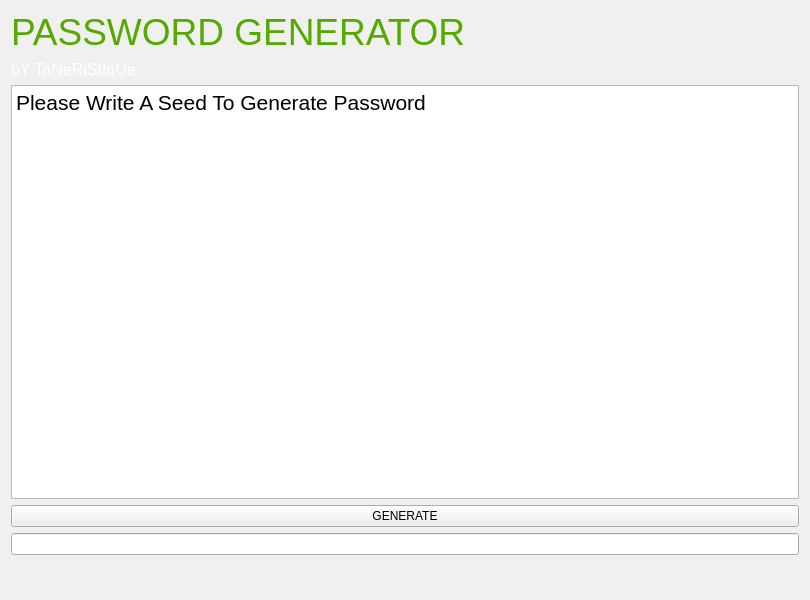
<?xml version="1.0" encoding="UTF-8"?>
<ui version="4.0">
 <class>Widget</class>
 <widget class="QWidget" name="Widget">
  <property name="geometry">
   <rect>
    <x>0</x>
    <y>0</y>
    <width>810</width>
    <height>600</height>
   </rect>
  </property>
  <property name="palette">
   <palette>
    <active>
     <colorrole role="WindowText">
      <brush brushstyle="SolidPattern">
       <color alpha="255">
        <red>255</red>
        <green>255</green>
        <blue>255</blue>
       </color>
      </brush>
     </colorrole>
     <colorrole role="Button">
      <brush brushstyle="SolidPattern">
       <color alpha="255">
        <red>255</red>
        <green>255</green>
        <blue>255</blue>
       </color>
      </brush>
     </colorrole>
     <colorrole role="Light">
      <brush brushstyle="SolidPattern">
       <color alpha="255">
        <red>255</red>
        <green>255</green>
        <blue>255</blue>
       </color>
      </brush>
     </colorrole>
     <colorrole role="Midlight">
      <brush brushstyle="SolidPattern">
       <color alpha="255">
        <red>227</red>
        <green>227</green>
        <blue>227</blue>
       </color>
      </brush>
     </colorrole>
     <colorrole role="Dark">
      <brush brushstyle="SolidPattern">
       <color alpha="255">
        <red>160</red>
        <green>160</green>
        <blue>160</blue>
       </color>
      </brush>
     </colorrole>
     <colorrole role="Mid">
      <brush brushstyle="SolidPattern">
       <color alpha="255">
        <red>160</red>
        <green>160</green>
        <blue>160</blue>
       </color>
      </brush>
     </colorrole>
     <colorrole role="Text">
      <brush brushstyle="SolidPattern">
       <color alpha="255">
        <red>0</red>
        <green>0</green>
        <blue>0</blue>
       </color>
      </brush>
     </colorrole>
     <colorrole role="BrightText">
      <brush brushstyle="SolidPattern">
       <color alpha="255">
        <red>255</red>
        <green>255</green>
        <blue>255</blue>
       </color>
      </brush>
     </colorrole>
     <colorrole role="ButtonText">
      <brush brushstyle="SolidPattern">
       <color alpha="255">
        <red>0</red>
        <green>0</green>
        <blue>0</blue>
       </color>
      </brush>
     </colorrole>
     <colorrole role="Base">
      <brush brushstyle="SolidPattern">
       <color alpha="255">
        <red>255</red>
        <green>255</green>
        <blue>255</blue>
       </color>
      </brush>
     </colorrole>
     <colorrole role="Window">
      <brush brushstyle="SolidPattern">
       <color alpha="255">
        <red>0</red>
        <green>0</green>
        <blue>0</blue>
       </color>
      </brush>
     </colorrole>
     <colorrole role="Shadow">
      <brush brushstyle="SolidPattern">
       <color alpha="255">
        <red>105</red>
        <green>105</green>
        <blue>105</blue>
       </color>
      </brush>
     </colorrole>
     <colorrole role="Highlight">
      <brush brushstyle="SolidPattern">
       <color alpha="255">
        <red>0</red>
        <green>120</green>
        <blue>215</blue>
       </color>
      </brush>
     </colorrole>
     <colorrole role="HighlightedText">
      <brush brushstyle="SolidPattern">
       <color alpha="255">
        <red>255</red>
        <green>255</green>
        <blue>255</blue>
       </color>
      </brush>
     </colorrole>
     <colorrole role="Link">
      <brush brushstyle="SolidPattern">
       <color alpha="255">
        <red>0</red>
        <green>0</green>
        <blue>255</blue>
       </color>
      </brush>
     </colorrole>
     <colorrole role="LinkVisited">
      <brush brushstyle="SolidPattern">
       <color alpha="255">
        <red>255</red>
        <green>0</green>
        <blue>255</blue>
       </color>
      </brush>
     </colorrole>
     <colorrole role="AlternateBase">
      <brush brushstyle="SolidPattern">
       <color alpha="255">
        <red>245</red>
        <green>245</green>
        <blue>245</blue>
       </color>
      </brush>
     </colorrole>
     <colorrole role="NoRole">
      <brush brushstyle="SolidPattern">
       <color alpha="255">
        <red>0</red>
        <green>0</green>
        <blue>0</blue>
       </color>
      </brush>
     </colorrole>
     <colorrole role="ToolTipBase">
      <brush brushstyle="SolidPattern">
       <color alpha="255">
        <red>255</red>
        <green>255</green>
        <blue>220</blue>
       </color>
      </brush>
     </colorrole>
     <colorrole role="ToolTipText">
      <brush brushstyle="SolidPattern">
       <color alpha="255">
        <red>0</red>
        <green>0</green>
        <blue>0</blue>
       </color>
      </brush>
     </colorrole>
     <colorrole role="PlaceholderText">
      <brush brushstyle="SolidPattern">
       <color alpha="128">
        <red>0</red>
        <green>0</green>
        <blue>0</blue>
       </color>
      </brush>
     </colorrole>
    </active>
    <inactive>
     <colorrole role="WindowText">
      <brush brushstyle="SolidPattern">
       <color alpha="255">
        <red>0</red>
        <green>0</green>
        <blue>0</blue>
       </color>
      </brush>
     </colorrole>
     <colorrole role="Button">
      <brush brushstyle="SolidPattern">
       <color alpha="255">
        <red>240</red>
        <green>240</green>
        <blue>240</blue>
       </color>
      </brush>
     </colorrole>
     <colorrole role="Light">
      <brush brushstyle="SolidPattern">
       <color alpha="255">
        <red>255</red>
        <green>255</green>
        <blue>255</blue>
       </color>
      </brush>
     </colorrole>
     <colorrole role="Midlight">
      <brush brushstyle="SolidPattern">
       <color alpha="255">
        <red>227</red>
        <green>227</green>
        <blue>227</blue>
       </color>
      </brush>
     </colorrole>
     <colorrole role="Dark">
      <brush brushstyle="SolidPattern">
       <color alpha="255">
        <red>160</red>
        <green>160</green>
        <blue>160</blue>
       </color>
      </brush>
     </colorrole>
     <colorrole role="Mid">
      <brush brushstyle="SolidPattern">
       <color alpha="255">
        <red>160</red>
        <green>160</green>
        <blue>160</blue>
       </color>
      </brush>
     </colorrole>
     <colorrole role="Text">
      <brush brushstyle="SolidPattern">
       <color alpha="255">
        <red>0</red>
        <green>0</green>
        <blue>0</blue>
       </color>
      </brush>
     </colorrole>
     <colorrole role="BrightText">
      <brush brushstyle="SolidPattern">
       <color alpha="255">
        <red>255</red>
        <green>255</green>
        <blue>255</blue>
       </color>
      </brush>
     </colorrole>
     <colorrole role="ButtonText">
      <brush brushstyle="SolidPattern">
       <color alpha="255">
        <red>0</red>
        <green>0</green>
        <blue>0</blue>
       </color>
      </brush>
     </colorrole>
     <colorrole role="Base">
      <brush brushstyle="SolidPattern">
       <color alpha="255">
        <red>255</red>
        <green>255</green>
        <blue>255</blue>
       </color>
      </brush>
     </colorrole>
     <colorrole role="Window">
      <brush brushstyle="SolidPattern">
       <color alpha="255">
        <red>240</red>
        <green>240</green>
        <blue>240</blue>
       </color>
      </brush>
     </colorrole>
     <colorrole role="Shadow">
      <brush brushstyle="SolidPattern">
       <color alpha="255">
        <red>105</red>
        <green>105</green>
        <blue>105</blue>
       </color>
      </brush>
     </colorrole>
     <colorrole role="Highlight">
      <brush brushstyle="SolidPattern">
       <color alpha="255">
        <red>240</red>
        <green>240</green>
        <blue>240</blue>
       </color>
      </brush>
     </colorrole>
     <colorrole role="HighlightedText">
      <brush brushstyle="SolidPattern">
       <color alpha="255">
        <red>0</red>
        <green>0</green>
        <blue>0</blue>
       </color>
      </brush>
     </colorrole>
     <colorrole role="Link">
      <brush brushstyle="SolidPattern">
       <color alpha="255">
        <red>0</red>
        <green>0</green>
        <blue>255</blue>
       </color>
      </brush>
     </colorrole>
     <colorrole role="LinkVisited">
      <brush brushstyle="SolidPattern">
       <color alpha="255">
        <red>255</red>
        <green>0</green>
        <blue>255</blue>
       </color>
      </brush>
     </colorrole>
     <colorrole role="AlternateBase">
      <brush brushstyle="SolidPattern">
       <color alpha="255">
        <red>245</red>
        <green>245</green>
        <blue>245</blue>
       </color>
      </brush>
     </colorrole>
     <colorrole role="NoRole">
      <brush brushstyle="NoBrush">
       <color alpha="255">
        <red>0</red>
        <green>0</green>
        <blue>0</blue>
       </color>
      </brush>
     </colorrole>
     <colorrole role="ToolTipBase">
      <brush brushstyle="SolidPattern">
       <color alpha="255">
        <red>255</red>
        <green>255</green>
        <blue>220</blue>
       </color>
      </brush>
     </colorrole>
     <colorrole role="ToolTipText">
      <brush brushstyle="SolidPattern">
       <color alpha="255">
        <red>0</red>
        <green>0</green>
        <blue>0</blue>
       </color>
      </brush>
     </colorrole>
     <colorrole role="PlaceholderText">
      <brush brushstyle="SolidPattern">
       <color alpha="128">
        <red>0</red>
        <green>0</green>
        <blue>0</blue>
       </color>
      </brush>
     </colorrole>
    </inactive>
    <disabled>
     <colorrole role="WindowText">
      <brush brushstyle="SolidPattern">
       <color alpha="255">
        <red>120</red>
        <green>120</green>
        <blue>120</blue>
       </color>
      </brush>
     </colorrole>
     <colorrole role="Button">
      <brush brushstyle="SolidPattern">
       <color alpha="255">
        <red>255</red>
        <green>255</green>
        <blue>255</blue>
       </color>
      </brush>
     </colorrole>
     <colorrole role="Light">
      <brush brushstyle="SolidPattern">
       <color alpha="255">
        <red>255</red>
        <green>255</green>
        <blue>255</blue>
       </color>
      </brush>
     </colorrole>
     <colorrole role="Midlight">
      <brush brushstyle="SolidPattern">
       <color alpha="255">
        <red>247</red>
        <green>247</green>
        <blue>247</blue>
       </color>
      </brush>
     </colorrole>
     <colorrole role="Dark">
      <brush brushstyle="SolidPattern">
       <color alpha="255">
        <red>160</red>
        <green>160</green>
        <blue>160</blue>
       </color>
      </brush>
     </colorrole>
     <colorrole role="Mid">
      <brush brushstyle="SolidPattern">
       <color alpha="255">
        <red>160</red>
        <green>160</green>
        <blue>160</blue>
       </color>
      </brush>
     </colorrole>
     <colorrole role="Text">
      <brush brushstyle="SolidPattern">
       <color alpha="255">
        <red>120</red>
        <green>120</green>
        <blue>120</blue>
       </color>
      </brush>
     </colorrole>
     <colorrole role="BrightText">
      <brush brushstyle="SolidPattern">
       <color alpha="255">
        <red>255</red>
        <green>255</green>
        <blue>255</blue>
       </color>
      </brush>
     </colorrole>
     <colorrole role="ButtonText">
      <brush brushstyle="SolidPattern">
       <color alpha="255">
        <red>120</red>
        <green>120</green>
        <blue>120</blue>
       </color>
      </brush>
     </colorrole>
     <colorrole role="Base">
      <brush brushstyle="SolidPattern">
       <color alpha="255">
        <red>0</red>
        <green>0</green>
        <blue>0</blue>
       </color>
      </brush>
     </colorrole>
     <colorrole role="Window">
      <brush brushstyle="SolidPattern">
       <color alpha="255">
        <red>0</red>
        <green>0</green>
        <blue>0</blue>
       </color>
      </brush>
     </colorrole>
     <colorrole role="Shadow">
      <brush brushstyle="SolidPattern">
       <color alpha="255">
        <red>0</red>
        <green>0</green>
        <blue>0</blue>
       </color>
      </brush>
     </colorrole>
     <colorrole role="Highlight">
      <brush brushstyle="SolidPattern">
       <color alpha="255">
        <red>0</red>
        <green>120</green>
        <blue>215</blue>
       </color>
      </brush>
     </colorrole>
     <colorrole role="HighlightedText">
      <brush brushstyle="SolidPattern">
       <color alpha="255">
        <red>255</red>
        <green>255</green>
        <blue>255</blue>
       </color>
      </brush>
     </colorrole>
     <colorrole role="Link">
      <brush brushstyle="SolidPattern">
       <color alpha="255">
        <red>0</red>
        <green>0</green>
        <blue>255</blue>
       </color>
      </brush>
     </colorrole>
     <colorrole role="LinkVisited">
      <brush brushstyle="SolidPattern">
       <color alpha="255">
        <red>255</red>
        <green>0</green>
        <blue>255</blue>
       </color>
      </brush>
     </colorrole>
     <colorrole role="AlternateBase">
      <brush brushstyle="SolidPattern">
       <color alpha="255">
        <red>245</red>
        <green>245</green>
        <blue>245</blue>
       </color>
      </brush>
     </colorrole>
     <colorrole role="NoRole">
      <brush brushstyle="NoBrush">
       <color alpha="255">
        <red>0</red>
        <green>0</green>
        <blue>0</blue>
       </color>
      </brush>
     </colorrole>
     <colorrole role="ToolTipBase">
      <brush brushstyle="SolidPattern">
       <color alpha="255">
        <red>255</red>
        <green>255</green>
        <blue>220</blue>
       </color>
      </brush>
     </colorrole>
     <colorrole role="ToolTipText">
      <brush brushstyle="SolidPattern">
       <color alpha="255">
        <red>0</red>
        <green>0</green>
        <blue>0</blue>
       </color>
      </brush>
     </colorrole>
     <colorrole role="PlaceholderText">
      <brush brushstyle="SolidPattern">
       <color alpha="128">
        <red>0</red>
        <green>0</green>
        <blue>0</blue>
       </color>
      </brush>
     </colorrole>
    </disabled>
   </palette>
  </property>
  <property name="windowTitle">
   <string>PASSWORD GENERATOR</string>
  </property>
  <property name="windowIcon">
   <iconset>
    <normaloff>../../Desktop/48108872.jpg</normaloff>../../Desktop/48108872.jpg</iconset>
  </property>
  <layout class="QVBoxLayout" name="verticalLayout">
   <item>
    <widget class="QLabel" name="label">
     <property name="palette">
      <palette>
       <active>
        <colorrole role="Text">
         <brush brushstyle="SolidPattern">
          <color alpha="255">
           <red>0</red>
           <green>255</green>
           <blue>0</blue>
          </color>
         </brush>
        </colorrole>
       </active>
       <inactive>
        <colorrole role="Text">
         <brush brushstyle="SolidPattern">
          <color alpha="255">
           <red>0</red>
           <green>0</green>
           <blue>0</blue>
          </color>
         </brush>
        </colorrole>
       </inactive>
       <disabled>
        <colorrole role="Text">
         <brush brushstyle="SolidPattern">
          <color alpha="255">
           <red>120</red>
           <green>120</green>
           <blue>120</blue>
          </color>
         </brush>
        </colorrole>
       </disabled>
      </palette>
     </property>
     <property name="font">
      <font>
       <pointsize>28</pointsize>
       <bold>false</bold>
      </font>
     </property>
     <property name="text">
      <string>&lt;html&gt;&lt;head/&gt;&lt;body&gt;&lt;p&gt;&lt;span style=&quot; color:#55aa00;&quot;&gt;PASSWORD GENERATOR&lt;/span&gt;&lt;/p&gt;&lt;/body&gt;&lt;/html&gt;</string>
     </property>
    </widget>
   </item>
   <item>
    <widget class="QLabel" name="label_3">
     <property name="font">
      <font>
       <pointsize>12</pointsize>
      </font>
     </property>
     <property name="text">
      <string>&lt;html&gt;&lt;head/&gt;&lt;body&gt;&lt;p&gt;&lt;span style=&quot; color:#ffffff;&quot;&gt;bY TaNeRiStIqUe&lt;/span&gt;&lt;/p&gt;&lt;/body&gt;&lt;/html&gt;</string>
     </property>
    </widget>
   </item>
   <item>
    <widget class="QTextEdit" name="textEdit">
     <property name="font">
      <font>
       <pointsize>16</pointsize>
      </font>
     </property>
     <property name="html">
      <string>&lt;!DOCTYPE HTML PUBLIC &quot;-//W3C//DTD HTML 4.0//EN&quot; &quot;http://www.w3.org/TR/REC-html40/strict.dtd&quot;&gt;
&lt;html&gt;&lt;head&gt;&lt;meta name=&quot;qrichtext&quot; content=&quot;1&quot; /&gt;&lt;meta charset=&quot;utf-8&quot; /&gt;&lt;style type=&quot;text/css&quot;&gt;
p, li { white-space: pre-wrap; }
&lt;/style&gt;&lt;/head&gt;&lt;body style=&quot; font-family:'Segoe UI'; font-size:16pt; font-weight:400; font-style:normal;&quot;&gt;
&lt;p style=&quot; margin-top:0px; margin-bottom:0px; margin-left:0px; margin-right:0px; -qt-block-indent:0; text-indent:0px;&quot;&gt;Please Write A Seed To Generate Password &lt;/p&gt;&lt;/body&gt;&lt;/html&gt;</string>
     </property>
    </widget>
   </item>
   <item>
    <widget class="QPushButton" name="pushButton">
     <property name="text">
      <string>GENERATE</string>
     </property>
    </widget>
   </item>
   <item>
    <widget class="QLineEdit" name="lineEdit"/>
   </item>
   <item>
    <widget class="QLabel" name="label_2">
     <property name="palette">
      <palette>
       <active>
        <colorrole role="WindowText">
         <brush brushstyle="SolidPattern">
          <color alpha="255">
           <red>0</red>
           <green>0</green>
           <blue>0</blue>
          </color>
         </brush>
        </colorrole>
        <colorrole role="Button">
         <brush brushstyle="SolidPattern">
          <color alpha="255">
           <red>255</red>
           <green>255</green>
           <blue>255</blue>
          </color>
         </brush>
        </colorrole>
        <colorrole role="Light">
         <brush brushstyle="SolidPattern">
          <color alpha="255">
           <red>255</red>
           <green>255</green>
           <blue>255</blue>
          </color>
         </brush>
        </colorrole>
        <colorrole role="Midlight">
         <brush brushstyle="SolidPattern">
          <color alpha="255">
           <red>255</red>
           <green>255</green>
           <blue>255</blue>
          </color>
         </brush>
        </colorrole>
        <colorrole role="Dark">
         <brush brushstyle="SolidPattern">
          <color alpha="255">
           <red>127</red>
           <green>127</green>
           <blue>127</blue>
          </color>
         </brush>
        </colorrole>
        <colorrole role="Mid">
         <brush brushstyle="SolidPattern">
          <color alpha="255">
           <red>170</red>
           <green>170</green>
           <blue>170</blue>
          </color>
         </brush>
        </colorrole>
        <colorrole role="Text">
         <brush brushstyle="SolidPattern">
          <color alpha="255">
           <red>0</red>
           <green>0</green>
           <blue>0</blue>
          </color>
         </brush>
        </colorrole>
        <colorrole role="BrightText">
         <brush brushstyle="SolidPattern">
          <color alpha="255">
           <red>255</red>
           <green>255</green>
           <blue>255</blue>
          </color>
         </brush>
        </colorrole>
        <colorrole role="ButtonText">
         <brush brushstyle="SolidPattern">
          <color alpha="255">
           <red>0</red>
           <green>0</green>
           <blue>0</blue>
          </color>
         </brush>
        </colorrole>
        <colorrole role="Base">
         <brush brushstyle="SolidPattern">
          <color alpha="255">
           <red>255</red>
           <green>255</green>
           <blue>255</blue>
          </color>
         </brush>
        </colorrole>
        <colorrole role="Window">
         <brush brushstyle="SolidPattern">
          <color alpha="255">
           <red>255</red>
           <green>255</green>
           <blue>255</blue>
          </color>
         </brush>
        </colorrole>
        <colorrole role="Shadow">
         <brush brushstyle="SolidPattern">
          <color alpha="255">
           <red>0</red>
           <green>0</green>
           <blue>0</blue>
          </color>
         </brush>
        </colorrole>
        <colorrole role="AlternateBase">
         <brush brushstyle="SolidPattern">
          <color alpha="255">
           <red>255</red>
           <green>255</green>
           <blue>255</blue>
          </color>
         </brush>
        </colorrole>
        <colorrole role="ToolTipBase">
         <brush brushstyle="SolidPattern">
          <color alpha="255">
           <red>255</red>
           <green>255</green>
           <blue>220</blue>
          </color>
         </brush>
        </colorrole>
        <colorrole role="ToolTipText">
         <brush brushstyle="SolidPattern">
          <color alpha="255">
           <red>0</red>
           <green>0</green>
           <blue>0</blue>
          </color>
         </brush>
        </colorrole>
       </active>
       <inactive>
        <colorrole role="WindowText">
         <brush brushstyle="SolidPattern">
          <color alpha="255">
           <red>0</red>
           <green>0</green>
           <blue>0</blue>
          </color>
         </brush>
        </colorrole>
        <colorrole role="Button">
         <brush brushstyle="SolidPattern">
          <color alpha="255">
           <red>240</red>
           <green>240</green>
           <blue>240</blue>
          </color>
         </brush>
        </colorrole>
        <colorrole role="Light">
         <brush brushstyle="SolidPattern">
          <color alpha="255">
           <red>255</red>
           <green>255</green>
           <blue>255</blue>
          </color>
         </brush>
        </colorrole>
        <colorrole role="Midlight">
         <brush brushstyle="SolidPattern">
          <color alpha="255">
           <red>227</red>
           <green>227</green>
           <blue>227</blue>
          </color>
         </brush>
        </colorrole>
        <colorrole role="Dark">
         <brush brushstyle="SolidPattern">
          <color alpha="255">
           <red>160</red>
           <green>160</green>
           <blue>160</blue>
          </color>
         </brush>
        </colorrole>
        <colorrole role="Mid">
         <brush brushstyle="SolidPattern">
          <color alpha="255">
           <red>160</red>
           <green>160</green>
           <blue>160</blue>
          </color>
         </brush>
        </colorrole>
        <colorrole role="Text">
         <brush brushstyle="SolidPattern">
          <color alpha="255">
           <red>0</red>
           <green>0</green>
           <blue>0</blue>
          </color>
         </brush>
        </colorrole>
        <colorrole role="BrightText">
         <brush brushstyle="SolidPattern">
          <color alpha="255">
           <red>255</red>
           <green>255</green>
           <blue>255</blue>
          </color>
         </brush>
        </colorrole>
        <colorrole role="ButtonText">
         <brush brushstyle="SolidPattern">
          <color alpha="255">
           <red>0</red>
           <green>0</green>
           <blue>0</blue>
          </color>
         </brush>
        </colorrole>
        <colorrole role="Base">
         <brush brushstyle="SolidPattern">
          <color alpha="255">
           <red>255</red>
           <green>255</green>
           <blue>255</blue>
          </color>
         </brush>
        </colorrole>
        <colorrole role="Window">
         <brush brushstyle="SolidPattern">
          <color alpha="255">
           <red>240</red>
           <green>240</green>
           <blue>240</blue>
          </color>
         </brush>
        </colorrole>
        <colorrole role="Shadow">
         <brush brushstyle="SolidPattern">
          <color alpha="255">
           <red>105</red>
           <green>105</green>
           <blue>105</blue>
          </color>
         </brush>
        </colorrole>
        <colorrole role="AlternateBase">
         <brush brushstyle="SolidPattern">
          <color alpha="255">
           <red>245</red>
           <green>245</green>
           <blue>245</blue>
          </color>
         </brush>
        </colorrole>
        <colorrole role="ToolTipBase">
         <brush brushstyle="SolidPattern">
          <color alpha="255">
           <red>255</red>
           <green>255</green>
           <blue>220</blue>
          </color>
         </brush>
        </colorrole>
        <colorrole role="ToolTipText">
         <brush brushstyle="SolidPattern">
          <color alpha="255">
           <red>0</red>
           <green>0</green>
           <blue>0</blue>
          </color>
         </brush>
        </colorrole>
       </inactive>
       <disabled>
        <colorrole role="WindowText">
         <brush brushstyle="SolidPattern">
          <color alpha="255">
           <red>127</red>
           <green>127</green>
           <blue>127</blue>
          </color>
         </brush>
        </colorrole>
        <colorrole role="Button">
         <brush brushstyle="SolidPattern">
          <color alpha="255">
           <red>255</red>
           <green>255</green>
           <blue>255</blue>
          </color>
         </brush>
        </colorrole>
        <colorrole role="Light">
         <brush brushstyle="SolidPattern">
          <color alpha="255">
           <red>255</red>
           <green>255</green>
           <blue>255</blue>
          </color>
         </brush>
        </colorrole>
        <colorrole role="Midlight">
         <brush brushstyle="SolidPattern">
          <color alpha="255">
           <red>255</red>
           <green>255</green>
           <blue>255</blue>
          </color>
         </brush>
        </colorrole>
        <colorrole role="Dark">
         <brush brushstyle="SolidPattern">
          <color alpha="255">
           <red>127</red>
           <green>127</green>
           <blue>127</blue>
          </color>
         </brush>
        </colorrole>
        <colorrole role="Mid">
         <brush brushstyle="SolidPattern">
          <color alpha="255">
           <red>170</red>
           <green>170</green>
           <blue>170</blue>
          </color>
         </brush>
        </colorrole>
        <colorrole role="Text">
         <brush brushstyle="SolidPattern">
          <color alpha="255">
           <red>127</red>
           <green>127</green>
           <blue>127</blue>
          </color>
         </brush>
        </colorrole>
        <colorrole role="BrightText">
         <brush brushstyle="SolidPattern">
          <color alpha="255">
           <red>255</red>
           <green>255</green>
           <blue>255</blue>
          </color>
         </brush>
        </colorrole>
        <colorrole role="ButtonText">
         <brush brushstyle="SolidPattern">
          <color alpha="255">
           <red>127</red>
           <green>127</green>
           <blue>127</blue>
          </color>
         </brush>
        </colorrole>
        <colorrole role="Base">
         <brush brushstyle="SolidPattern">
          <color alpha="255">
           <red>255</red>
           <green>255</green>
           <blue>255</blue>
          </color>
         </brush>
        </colorrole>
        <colorrole role="Window">
         <brush brushstyle="SolidPattern">
          <color alpha="255">
           <red>255</red>
           <green>255</green>
           <blue>255</blue>
          </color>
         </brush>
        </colorrole>
        <colorrole role="Shadow">
         <brush brushstyle="SolidPattern">
          <color alpha="255">
           <red>0</red>
           <green>0</green>
           <blue>0</blue>
          </color>
         </brush>
        </colorrole>
        <colorrole role="AlternateBase">
         <brush brushstyle="SolidPattern">
          <color alpha="255">
           <red>245</red>
           <green>245</green>
           <blue>245</blue>
          </color>
         </brush>
        </colorrole>
        <colorrole role="ToolTipBase">
         <brush brushstyle="SolidPattern">
          <color alpha="255">
           <red>255</red>
           <green>255</green>
           <blue>220</blue>
          </color>
         </brush>
        </colorrole>
        <colorrole role="ToolTipText">
         <brush brushstyle="SolidPattern">
          <color alpha="255">
           <red>0</red>
           <green>0</green>
           <blue>0</blue>
          </color>
         </brush>
        </colorrole>
       </disabled>
      </palette>
     </property>
     <property name="inputMethodHints">
      <set>Qt::ImhHiddenText</set>
     </property>
     <property name="text">
      <string>&lt;html&gt;&lt;head/&gt;&lt;body&gt;&lt;p&gt;&lt;span style=&quot; color:#ffffff;&quot;&gt;&lt;br/&gt;&lt;/span&gt;&lt;/p&gt;&lt;/body&gt;&lt;/html&gt;</string>
     </property>
     <property name="textInteractionFlags">
      <set>Qt::LinksAccessibleByMouse|Qt::TextEditable</set>
     </property>
    </widget>
   </item>
  </layout>
 </widget>
 <resources/>
 <connections/>
</ui>
